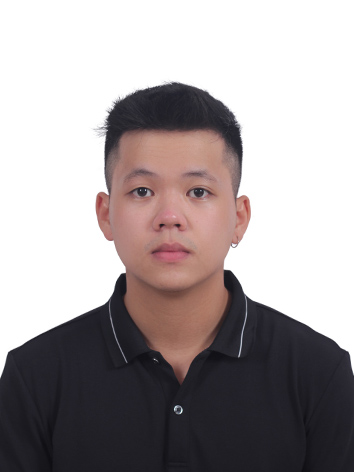
#> input picture test.jpg, 354 x 472 px
$ python -i 'Image Augmentaion Part4.py'   (imports and definitions only)
#> lines starting #> are read from the running program, lines starting #| are printed output that depends on the picture
#> further down, picture is the input picture: shape (472, 354, 3); mean B, G, R 160.7, 159.8, 167.1
import cv2
import numpy as np

Folder_name="augmented_image_part4"
Extension=".jpg"

def scale_image(image,fx,fy):
    image = cv2.resize(image,None,fx=fx, fy=fy, interpolation = cv2.INTER_CUBIC)
    cv2.imwrite(Folder_name+"/Scale-"+str(fx)+str(fy)+Extension, image)

def translation_image(image,x,y):
    rows, cols ,c= image.shape
    M = np.float32([[1, 0, x], [0, 1, y]])
    image = cv2.warpAffine(image, M, (cols, rows))
    cv2.imwrite(Folder_name + "/Translation-" + str(x) + str(y) + Extension, image)

def rotate_image(image,deg):
    rows, cols,c = image.shape
    M = cv2.getRotationMatrix2D((cols/2,rows/2), deg, 1)
    image = cv2.warpAffine(image, M, (cols, rows))
    cv2.imwrite(Folder_name + "/Rotate-" + str(deg) + Extension, image)

def transformation_image(image):
    rows, cols, ch = image.shape
#> rows = 472; cols = 354; ch = 3
    pts1 = np.float32([[50, 50], [200, 50], [50, 200]])
    pts2 = np.float32([[10, 100], [200, 50], [100, 250]])
    M = cv2.getAffineTransform(pts1, pts2)
    image = cv2.warpAffine(image, M, (cols, rows))
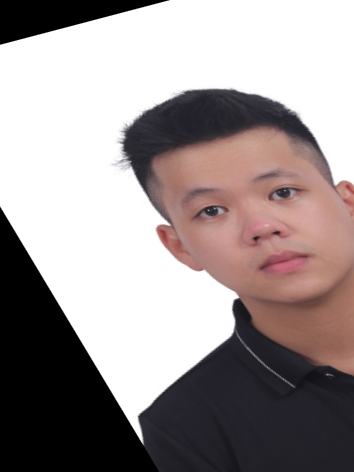
#> image: shape (472, 354, 3); mean of channels 0, 1, 2 148, 148.3, 157.7; drawn as B, G, R
    cv2.imwrite(Folder_name + "/Transformations-" + str(1) + Extension, image)

    pts1 = np.float32([[50, 50], [200, 50], [50, 200]])
    pts2 = np.float32([[100, 10], [200, 50], [0, 150]])
    M = cv2.getAffineTransform(pts1, pts2)
    image = cv2.warpAffine(image, M, (cols, rows))
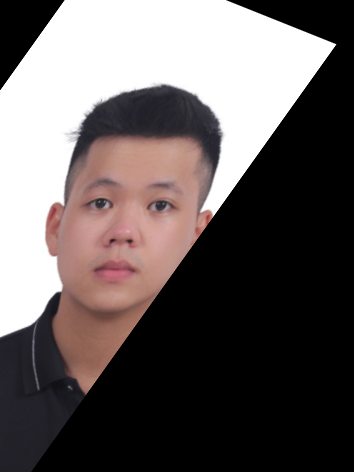
#> image: shape (472, 354, 3); mean of channels 0, 1, 2 92.1, 92.8, 100.2; drawn as B, G, R
    cv2.imwrite(Folder_name + "/Transformations-" + str(2) + Extension, image)

    pts1 = np.float32([[50, 50], [200, 50], [50, 200]])
    pts2 = np.float32([[100, 10], [200, 50], [30, 175]])
    M = cv2.getAffineTransform(pts1, pts2)
    image = cv2.warpAffine(image, M, (cols, rows))
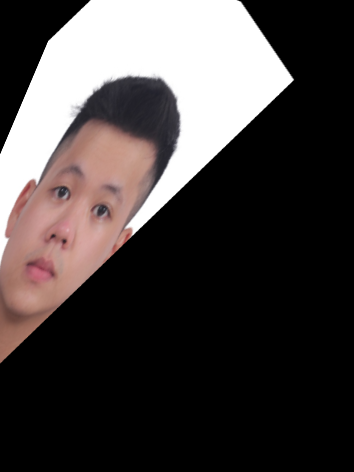
#> image: shape (472, 354, 3); mean of channels 0, 1, 2 64.4, 65.1, 70.7; drawn as B, G, R
    cv2.imwrite(Folder_name + "/Transformations-" + str(3) + Extension, image)

    pts1 = np.float32([[50, 50], [200, 50], [50, 200]])
    pts2 = np.float32([[100, 10], [200, 50], [70, 150]])
    M = cv2.getAffineTransform(pts1, pts2)
    image = cv2.warpAffine(image, M, (cols, rows))
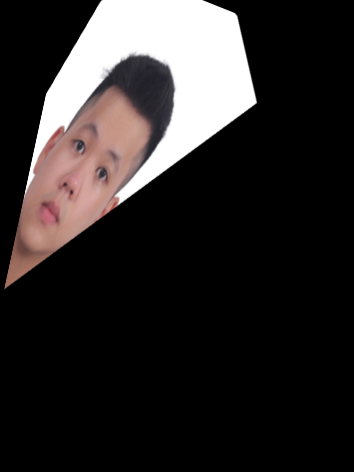
#> image: shape (472, 354, 3); mean of channels 0, 1, 2 41.5, 42, 45.8; drawn as B, G, R
    cv2.imwrite(Folder_name + "/Transformations-" + str(4) + Extension, image)

image_file="Resize-450*400.jpg"
# [17 lines not run here, left out]

>>> import cv2
>>> picture = cv2.imread('test.jpg')
>>> result = transformation_image(picture)
